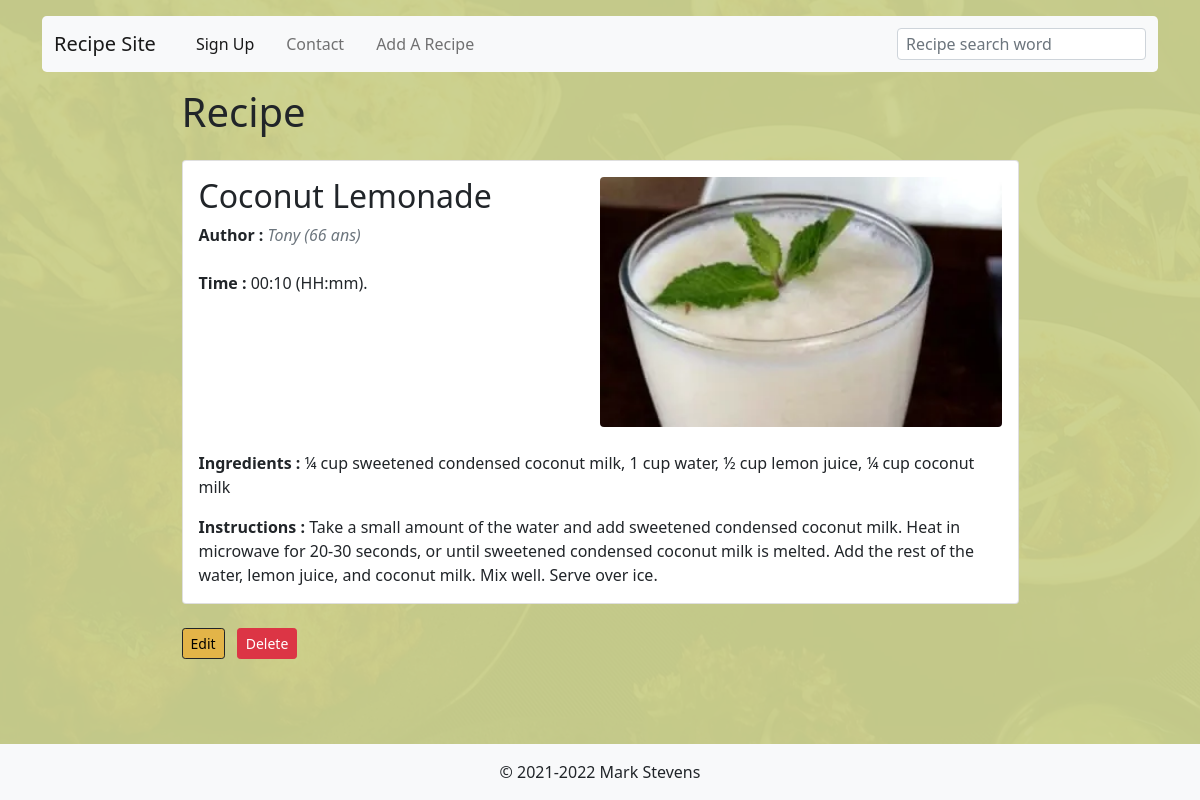
The app's page /recipes/read.php?id=86 (signed in) with its own data.
### tables this page shows
CREATE TABLE `recipes` (
  `recipe_id` int(11) NOT NULL,
  `title` varchar(128) NOT NULL,
  `summary` text NOT NULL,
  `duration` time NOT NULL,
  `ingredients` text NOT NULL,
  `recipe` text NOT NULL,
  `author` varchar(512) NOT NULL,
  `image` varchar(256) NOT NULL,
  `is_enabled` tinyint(1) NOT NULL
);

CREATE TABLE `users` (
  `user_id` int(11) NOT NULL,
  `full_name` varchar(64) NOT NULL,
  `email` varchar(512) NOT NULL,
  `password` varchar(512) NOT NULL,
  `age` int(11) NOT NULL
);

### variables/variables.php (called while the page is built, shortened)
<?php
  $usersStatement = $mysqlClient->prepare('SELECT * FROM users');
  $usersStatement->execute();
  $users = $usersStatement->fetchAll();
  $rootUrl = (!empty($_SERVER['HTTPS']) ? 'https' : 'http') . '://' . $_SERVER['HTTP_HOST'] . '/';
  ?>

### config/user.php (called while the page is built, shortened)
<?php
include_once($_SERVER['DOCUMENT_ROOT'] . "/config/mysql.php");
include_once($_SERVER['DOCUMENT_ROOT'] . "/variables/variables.php");

### functions/functions.php (called while the page is built, shortened)
<?php
function displayAuthor(string $authorEmail, array $users) : string
{
    for ($i = 0; $i < count($users); $i++) {
        $author = $users[$i];
        if ($authorEmail === $author['email']) {
            return $author['full_name'] . ' (' . $author['age'] . ' ans)';
        }
    }
    return 'utilisateur inconnu';
}

### recipes/read.php (the view, shortened to what this page needs)
<?php session_start();
  include_once($_SERVER['DOCUMENT_ROOT'] . "/config/user.php");
  include_once($_SERVER['DOCUMENT_ROOT'] . "/variables/variables.php");
  include_once($_SERVER['DOCUMENT_ROOT'] . "/functions/functions.php");
  $getData = $_GET;
  $recipe_id = $getData['id'];
  if (!isset($recipe_id) || (!is_numeric($recipe_id)))
  {
    $errorMessage = 'Something seems to have gone wrong. Please try again.';
    echo $errorMessage;
    return;
  }	else {
    $retrieveRecipe = $mysqlClient->prepare('SELECT * FROM `recipes` WHERE recipe_id = :recipe_id');
    $retrieveRecipe->execute([
      'recipe_id' => $recipe_id,
    ]);
    $recipe = $retrieveRecipe->fetch(PDO::FETCH_ASSOC);
  }
?>
<!DOCTYPE html>
<html lang="en">
<head>
    <link href="https://cdn.jsdelivr.net/npm/bootstrap@5.0.2/dist/css/bootstrap.min.css" rel="stylesheet">
    <link rel="stylesheet" href="<?php echo($rootUrl.'/css/style.css'); ?>">
</head>
<body class="backThree d-flex flex-column min-vh-100">
    <main class="container">
      <?php include_once($rootPath.'/include/header.php'); ?>
      <section class="readPage-container mx-auto">
        <h1 class="mb-4">Recipe</h1>
        <div class="card">
          <div class="d-flex flex-column card-body">
            <div class="d-flex flex-column-reverse flex-lg-row justify-content-between mb-3">
              <div class="readPage-summary me-2" >
                <h2 class="readPage-recipeTitle"><?php echo ucfirst($recipe['title']); ?></h2>
                <p class="card-text"><b>Author : </b><i class="text-muted"><?php echo ucfirst(displayAuthor($recipe['author'], $users)); ?></i></p>
                <p class="card-text mt-4"><b>Time : </b><?php echo date("H:i", strtotime($recipe['duration'])); ?> (HH:mm).</p>
              </div>
              <img class="recipe-image readPage-image rounded mb-2" src="<?php echo($rootUrl)?>/recipes/images/<?php echo $recipe['image'] ? $recipe['image'] : 'ImageDefault_NO_DELETE.png' ?>" alt="">
            </div>
              <p class="card-text"><b>Ingredients : </b><?php echo $recipe['ingredients']; ?></p>
              <p class="card-text"><b>Instructions : </b><?php echo $recipe['recipe']; ?></p>
          </div>
        </div>
          <div class="mt-auto">
            <a class="btn btn-warning btn-sm my-4" href="<?php echo($rootUrl)?>recipes/update.php?id=<?php echo($recipe['recipe_id']); ?>">Edit</a>
            <a class="btn btn-danger btn-sm m-2" href="<?php echo($rootUrl)?>recipes/delete.php?id=<?php echo($recipe['recipe_id']); ?>">Delete</a>
          </div>
      </section>
</main>
    <?php include_once($rootPath.'/include/footer.php'); ?>
</body>
</html>

### css/style.css (style rules this page uses)
body { background: #CBD18F; }
.btn-warning { background-color: #E3B448; border-color: #212529; }
.recipe-image { object-fit: cover; width: 100%; height: 200px; }
.readPage-image { height: 250px; }
.readPage-recipeTitle { overflow-wrap: break-word; word-wrap: break-word; -webkit-hyphens: auto; hyphens: auto; }
@media only screen and (max-width: 1200px) and (min-width: 992px) { .readPage-summary { max-width: 325px; } }
.backOne, .backTwo, .backThree { background: #CBD18F; position: relative; height: 100%; width: 100%; }
.backThree::before { content: ""; background: #CBD18F url("backgrounds/asian-fusion.webp") no-repeat center center; background-size: cover; position: absolute; top: 0px; right: 0px; bottom: 0px; left: 0px; opacity: 0.04; z-index: -1; }
@media screen and (min-width: 768px) { .readPage-container { width: 75%; } }
@media screen and (min-width: 992px) { .readPage-image { width: 50%; } }

### records on screen
recipes: title "Coconut Lemonade", author.age "Tony (66 ans)", duration "00:10", image (picture), ingredients "¼ cup sweetened condensed coconut milk, 1 cup water, ½ cup lemon juice, ¼ cup coconut milk", recipe "Take a small amount of the water and add sweetened condensed coconut milk. Heat in microwave for 20-30 seconds, or until sweetened condensed coconut milk is melted. Add the rest of the water, lemon juice, and coconut milk. Mix well. Serve over ice."
